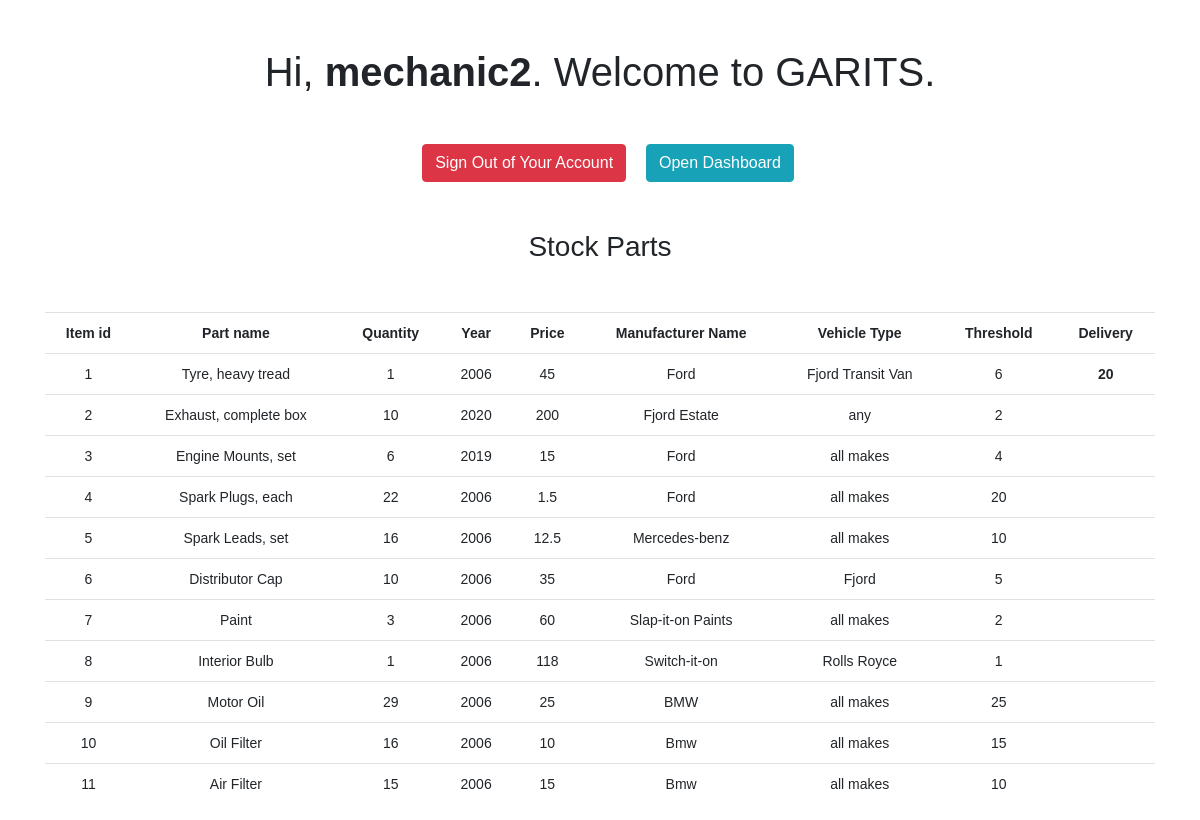
The app's page /stock/viewSpareParts.php (signed in), older data.
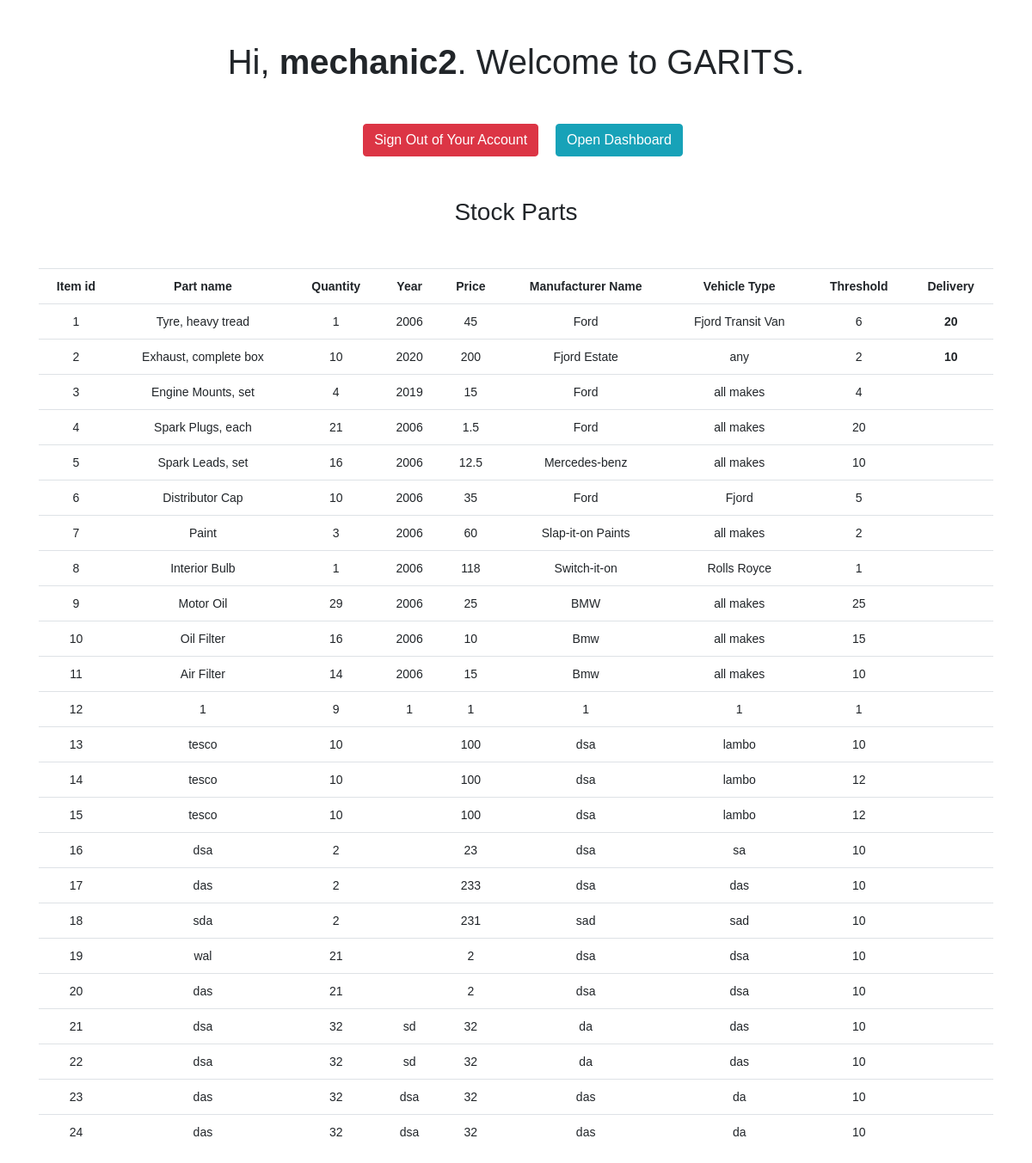
The same page, newer data.
### tables this page shows
CREATE TABLE `Stock` (
  `item_id` int(10) NOT NULL AUTO_INCREMENT,
  `part_name` varchar(50) NOT NULL,
  `quantity` int(11) NOT NULL,
  `year` varchar(4) DEFAULT NULL,
  `price` double NOT NULL,
  `manufacturer_name` varchar(50) NOT NULL,
  `vehicle_type` varchar(50) NOT NULL,
  `threshold_level` int(10) NOT NULL DEFAULT 10,
  `delivery` int(11) DEFAULT NULL,
  PRIMARY KEY (`item_id`)
);

### stock/viewSpareParts.php (the view, shortened to what this page needs)
<?php
require_once "../config.php";
$role = $_SESSION['role'];
?>
<!DOCTYPE html>
<html lang="en">
<head>
    <link rel="stylesheet" href="https://cdn.jsdelivr.net/npm/bootstrap@4.6.1/dist/css/bootstrap.min.css">
</head>
<body>
    <h1 class="my-5">Hi, <b><?php echo htmlspecialchars($_SESSION["username"]); ?></b>. Welcome to GARITS.</h1>
    <p>
        <a href="../logout.php" class="btn btn-danger ml-3">Sign Out of Your Account</a>
        <a href="../<?php echo $role ?>.php" class="btn btn-info ml-3">Open Dashboard</a>
        <?php
            $query = "SELECT * FROM Stock";
            $result = mysqli_query($conn, $query);
        echo "<h3 class='my-5'>Stock Parts</h1>";
        echo "<div class='container'>";
        echo "<div class='row-fluid'>";
            echo "<div class='col-xs-12'>";
            echo "<div class='table-responsive'>";
                echo "<table class='table table-hover table-inverse'>";
                echo "<tr>";
                echo "<th>Item id</th>";
                echo "<th>Part name</th>";
                echo "<th>Quantity</th>";
                echo "<th>Year</th>";
                echo "<th>Price</th>";
                echo "<th>Manufacturer Name</th>";
                echo "<th>Vehicle Type</th>";
                echo "<th>Threshold</th>";
                echo "<th>Delivery</th>";
                echo "</tr>";
                if ($result->num_rows > 0) {
                    while($row = $result->fetch_assoc()) {
                        echo "<tr>";
                        echo "<td>" . $row["item_id"] . "</td>";
                        echo "<td>" . $row["part_name"] . "</td>";
                        echo "<td>" . $row["quantity"] . "</td>";
                        echo "<td>" . $row["year"] . "</td>";
                        echo "<td>" . $row['price'] . "</td>";
                        echo "<td>" . $row['manufacturer_name'] . "</td>";
                        echo "<td>" . $row['vehicle_type'] . "</td>";
                        echo "<td>" . $row['threshold_level'] . "</td>";
                        echo "<th>". $row['delivery'] ."</th>";
                        echo "</tr>";
                    }
                } else {
                    echo "0 results";
                }
                echo "</table>";
            echo "</div>";
            echo "</div>";

Row changes from the older to the newer data that the page shows:
changed stock "Exhaust, complete box": delivery (not shown) → "10"
changed stock "Engine Mounts, set": quantity "6" → "4"
changed stock "Spark Plugs, each": quantity "22" → "21"
changed stock "Air Filter": quantity "15" → "14"
added stock: item_id "12", part_name "1", quantity "9", year "1", price "1", manufacturer_name "1", vehicle_type "1", threshold_level "1"
added stock: item_id "13", part_name "tesco", quantity "10", price "100", manufacturer_name "dsa", vehicle_type "lambo", threshold_level "10"
added stock: item_id "14", part_name "tesco", quantity "10", price "100", manufacturer_name "dsa", vehicle_type "lambo", threshold_level "12"
added stock: item_id "15", part_name "tesco", quantity "10", price "100", manufacturer_name "dsa", vehicle_type "lambo", threshold_level "12"
added stock: item_id "16", part_name "dsa", quantity "2", price "23", manufacturer_name "dsa", vehicle_type "sa", threshold_level "10"
added stock: item_id "17", part_name "das", quantity "2", price "233", manufacturer_name "dsa", vehicle_type "das", threshold_level "10"
added stock: item_id "18", part_name "sda", quantity "2", price "231", manufacturer_name "sad", vehicle_type "sad", threshold_level "10"
added stock: item_id "19", part_name "wal", quantity "21", price "2", manufacturer_name "dsa", vehicle_type "dsa", threshold_level "10"
added stock: item_id "20", part_name "das", quantity "21", price "2", manufacturer_name "dsa", vehicle_type "dsa", threshold_level "10"
added stock: item_id "21", part_name "dsa", quantity "32", year "sd", price "32", manufacturer_name "da", vehicle_type "das", threshold_level "10"
added stock: item_id "22", part_name "dsa", quantity "32", year "sd", price "32", manufacturer_name "da", vehicle_type "das", threshold_level "10"
added stock: item_id "23", part_name "das", quantity "32", year "dsa", price "32", manufacturer_name "das", vehicle_type "da", threshold_level "10"
added stock: item_id "24", part_name "das", quantity "32", year "dsa", price "32", manufacturer_name "das", vehicle_type "da", threshold_level "10"
